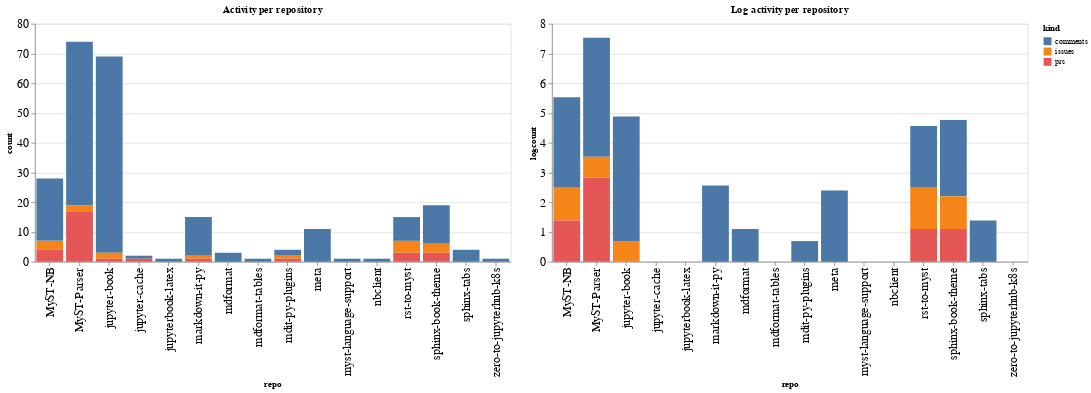

Notebook code for this chart:
### Code cell
ch1 = alt.Chart(repo_summaries, width=600, title="Activity per repository").mark_bar().encode(
    x='repo',
    y='count',
    color='kind',
    tooltip="kind"
)

ch2 = alt.Chart(repo_summaries, width=600, title="Log activity per repository").mark_bar().encode(
    x='repo',
    y='logcount',
    color='kind',
    tooltip="kind"
)

ch1 | ch2

### Figure 1 — Vega-Lite specification as saved in the notebook (floating-point values rounded to 4 significant figures)
{"config": {"axisLeft": {"labelFontSize": 15}, "axisBottom": {"labelFontSize": 15}}, "hconcat": [{"mark": "bar", "encoding": {"color": {"type": "nominal", "field": "kind"}, "tooltip": {"type": "nominal", "field": "kind"}, "x": {"type": "nominal", "field": "repo"}, "y": {"type": "quantitative", "field": "count"}}, "title": "Activity per repository", "width": 600}, {"mark": "bar", "encoding": {"color": {"type": "nominal", "field": "kind"}, "tooltip": {"type": "nominal", "field": "kind"}, "x": {"type": "nominal", "field": "repo"}, "y": {"type": "quantitative", "field": "logcount"}}, "title": "Log activity per repository", "width": 600}], "data": {"name": "data-653c14d0ac1e89421d540044de2df8f5"}, "$schema": "https://vega.github.io/schema/vega-lite/v4.8.1.json", "datasets": {"data-653c14d0ac1e89421d540044de2df8f5": [{"repo": "MyST-NB", "kind": "comments", "count": 21, "logcount": 3.045}, {"repo": "MyST-NB", "kind": "issues", "count": 3, "logcount": 1.099}, {"repo": "MyST-NB", "kind": "prs", "count": 4, "logcount": 1.386}, {"repo": "MyST-Parser", "kind": "comments", "count": 55, "logcount": 4.007}, {"repo": "MyST-Parser", "kind": "issues", "count": 2, "logcount": 0.6931}, {"repo": "MyST-Parser", "kind": "prs", "count": 17, "logcount": 2.833}, {"repo": "jupyter-book", "kind": "comments", "count": 66, "logcount": 4.19}, {"repo": "jupyter-book", "kind": "issues", "count": 2, "logcount": 0.6931}, {"repo": "jupyter-book", "kind": "prs", "count": 1, "logcount": 0.0}, {"repo": "jupyter-cache", "kind": "comments", "count": 1, "logcount": 0.0}, {"repo": "jupyter-cache", "kind": "prs", "count": 1, "logcount": 0.0}, {"repo": "jupyterbook-latex", "kind": "comments", "count": 1, "logcount": 0.0}, {"repo": "markdown-it-py", "kind": "comments", "count": 13, "logcount": 2.565}, {"repo": "markdown-it-py", "kind": "issues", "count": 1, "logcount": 0.0}, {"repo": "markdown-it-py", "kind": "prs", "count": 1, "logcount": 0.0}, {"repo": "mdformat", "kind": "comments", "count": 3, "logcount": 1.099}, {"repo": "mdformat-tables", "kind": "comments", "count": 1, "logcount": 0.0}, {"repo": "mdit-py-plugins", "kind": "comments", "count": 2, "logcount": 0.6931}, {"repo": "mdit-py-plugins", "kind": "issues", "count": 1, "logcount": 0.0}, {"repo": "mdit-py-plugins", "kind": "prs", "count": 1, "logcount": 0.0}, {"repo": "meta", "kind": "comments", "count": 11, "logcount": 2.398}, {"repo": "myst-language-support", "kind": "comments", "count": 1, "logcount": 0.0}, {"repo": "nbclient", "kind": "comments", "count": 1, "logcount": 0.0}, {"repo": "rst-to-myst", "kind": "comments", "count": 8, "logcount": 2.079}, {"repo": "rst-to-myst", "kind": "issues", "count": 4, "logcount": 1.386}, {"repo": "rst-to-myst", "kind": "prs", "count": 3, "logcount": 1.099}, {"repo": "sphinx-book-theme", "kind": "comments", "count": 13, "logcount": 2.565}, {"repo": "sphinx-book-theme", "kind": "issues", "count": 3, "logcount": 1.099}, {"repo": "sphinx-book-theme", "kind": "prs", "count": 3, "logcount": 1.099}, {"repo": "sphinx-tabs", "kind": "comments", "count": 4, "logcount": 1.386}, {"repo": "zero-to-jupyterhub-k8s", "kind": "comments", "count": 1, "logcount": 0.0}]}}
